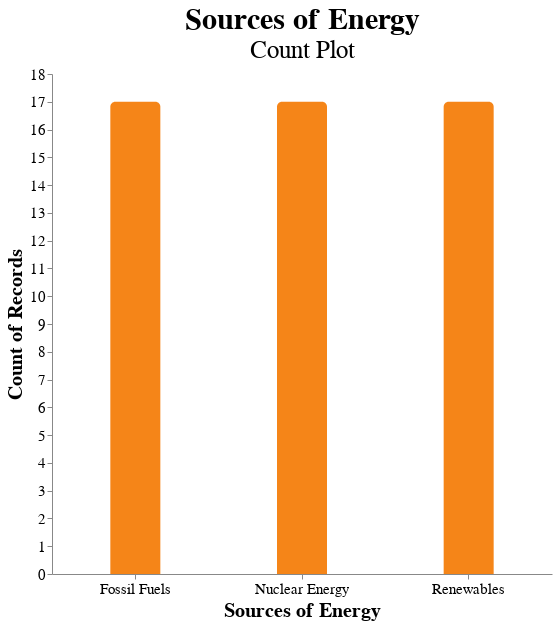

Notebook source saved alongside this figure:
### Markdown cell above
Let's discuss about the above code for the Count plot. For any plot in Altair, we have to pass the dataframe which is passed to the parameter *data* in the `Chart` object. The next important parameter in the `Chart` object is *mark*, which is used to describe the chart type. As here I have created a bar-plot, so I have used `mark = bar`. An alternative process is to declare as `alt.Chart(data=df, ...).mark_bar().encoding(...)`. The parameters *title*, *width* and *height* are used to declare the chart title and the figsize of the chart area.

Altair uses the `encode()` method, which builds a key-value mapping between various encoding channels like `x`, to specify the x-axis values and `y`, to specify the y-axis values, which are accessed by column names. Visit [here](https://altair-viz.github.io/user_guide/encodings/channel_options.html#user-guide-encoding-channel-options) to know about the other parameters which can be passed to the `encode()` method.

The `count()` function used here is an `Aggregate` function. Altair supports several such `Aggregate` functions like  max, min, mean, variance and others, which are listed [here](https://altair-viz.github.io/user_guide/encodings/index.html#encoding-aggregates).

To sum up, we do not have to create a separate dataframe and use that to create the count plot. Even the x-axis labels and y-axis labels are handled by Altair.

We can customise the above plot with more declarations as shown below.

### Code cell
import altair as alt

chart = alt.Chart(
            data=df,title=alt.TitleParams(text='Sources of Energy',fontSize=30,subtitle='Count Plot',subtitleFontSize=25),width=500,height=500
        ).mark_bar(
            width=50,color='#f58518',cornerRadiusTopLeft=5,cornerRadiusTopRight=5
        ).encode(
            x=alt.X(shorthand='source', type='nominal', title='Sources of Energy', axis=alt.Axis(grid=False,labelAngle=0,labelFontSize=15,titleFontSize=20)),
            y=alt.Y(shorthand='source', type='nominal', aggregate='count', title='Count of Records', axis=alt.Axis(grid=False,labelFontSize=15,titleFontSize=20))
        )
chart.configure_view(strokeWidth=0)

### Figure 1 — Vega-Lite specification as saved in the notebook (floating-point values rounded to 4 significant figures)
{"config": {"view": {"continuousWidth": 400, "continuousHeight": 300, "strokeWidth": 0}}, "data": {"name": "data-bb61008ba0c766c5601afa5323d12ad4"}, "mark": {"type": "bar", "color": "#f58518", "cornerRadiusTopLeft": 5, "cornerRadiusTopRight": 5, "width": 50}, "encoding": {"x": {"axis": {"grid": false, "labelAngle": 0, "labelFontSize": 15, "titleFontSize": 20}, "field": "source", "title": "Sources of Energy", "type": "nominal"}, "y": {"aggregate": "count", "axis": {"grid": false, "labelFontSize": 15, "titleFontSize": 20}, "field": "source", "title": "Count of Records", "type": "nominal"}}, "height": 500, "title": {"text": "Sources of Energy", "fontSize": 30, "subtitle": "Count Plot", "subtitleFontSize": 25}, "width": 500, "$schema": "https://vega.github.io/schema/vega-lite/v4.17.0.json", "datasets": {"data-bb61008ba0c766c5601afa5323d12ad4": [{"year": "2001-01-01T00:00:00", "source": "Fossil Fuels", "net_generation": 35361}, {"year": "2002-01-01T00:00:00", "source": "Fossil Fuels", "net_generation": 35991}, {"year": "2003-01-01T00:00:00", "source": "Fossil Fuels", "net_generation": 36234}, {"year": "2004-01-01T00:00:00", "source": "Fossil Fuels", "net_generation": 36205}, {"year": "2005-01-01T00:00:00", "source": "Fossil Fuels", "net_generation": 36883}, {"year": "2006-01-01T00:00:00", "source": "Fossil Fuels", "net_generation": 37014}, {"year": "2007-01-01T00:00:00", "source": "Fossil Fuels", "net_generation": 41389}, {"year": "2008-01-01T00:00:00", "source": "Fossil Fuels", "net_generation": 42734}, {"year": "2009-01-01T00:00:00", "source": "Fossil Fuels", "net_generation": 38620}, {"year": "2010-01-01T00:00:00", "source": "Fossil Fuels", "net_generation": 42750}, {"year": "2011-01-01T00:00:00", "source": "Fossil Fuels", "net_generation": 39361}, {"year": "2012-01-01T00:00:00", "source": "Fossil Fuels", "net_generation": 37379}, {"year": "2013-01-01T00:00:00", "source": "Fossil Fuels", "net_generation": 34873}, {"year": "2014-01-01T00:00:00", "source": "Fossil Fuels", "net_generation": 35250}, {"year": "2015-01-01T00:00:00", "source": "Fossil Fuels", "net_generation": 32319}, {"year": "2016-01-01T00:00:00", "source": "Fossil Fuels", "net_generation": 28437}, {"year": "2017-01-01T00:00:00", "source": "Fossil Fuels", "net_generation": 29329}, {"year": "2001-01-01T00:00:00", "source": "Nuclear Energy", "net_generation": 3853}, {"year": "2002-01-01T00:00:00", "source": "Nuclear Energy", "net_generation": 4574}, {"year": "2003-01-01T00:00:00", "source": "Nuclear Energy", "net_generation": 3988}, {"year": "2004-01-01T00:00:00", "source": "Nuclear Energy", "net_generation": 4929}, {"year": "2005-01-01T00:00:00", "source": "Nuclear Energy", "net_generation": 4538}, {"year": "2006-01-01T00:00:00", "source": "Nuclear Energy", "net_generation": 5095}, {"year": "2007-01-01T00:00:00", "source": "Nuclear Energy", "net_generation": 4519}, {"year": "2008-01-01T00:00:00", "source": "Nuclear Energy", "net_generation": 5282}, {"year": "2009-01-01T00:00:00", "source": "Nuclear Energy", "net_generation": 4679}, {"year": "2010-01-01T00:00:00", "source": "Nuclear Energy", "net_generation": 4451}, {"year": "2011-01-01T00:00:00", "source": "Nuclear Energy", "net_generation": 5215}, {"year": "2012-01-01T00:00:00", "source": "Nuclear Energy", "net_generation": 4347}, {"year": "2013-01-01T00:00:00", "source": "Nuclear Energy", "net_generation": 5321}, {"year": "2014-01-01T00:00:00", "source": "Nuclear Energy", "net_generation": 4152}, {"year": "2015-01-01T00:00:00", "source": "Nuclear Energy", "net_generation": 5243}, {"year": "2016-01-01T00:00:00", "source": "Nuclear Energy", "net_generation": 4703}, {"year": "2017-01-01T00:00:00", "source": "Nuclear Energy", "net_generation": 5214}, {"year": "2001-01-01T00:00:00", "source": "Renewables", "net_generation": 1437}, {"year": "2002-01-01T00:00:00", "source": "Renewables", "net_generation": 1963}, {"year": "2003-01-01T00:00:00", "source": "Renewables", "net_generation": 1885}, {"year": "2004-01-01T00:00:00", "source": "Renewables", "net_generation": 2102}, {"year": "2005-01-01T00:00:00", "source": "Renewables", "net_generation": 2724}, {"year": "2006-01-01T00:00:00", "source": "Renewables", "net_generation": 3364}, {"year": "2007-01-01T00:00:00", "source": "Renewables", "net_generation": 3870}, {"year": "2008-01-01T00:00:00", "source": "Renewables", "net_generation": 5070}, {"year": "2009-01-01T00:00:00", "source": "Renewables", "net_generation": 8560}, {"year": "2010-01-01T00:00:00", "source": "Renewables", "net_generation": 10308}, {"year": "2011-01-01T00:00:00", "source": "Renewables", "net_generation": 11795}, {"year": "2012-01-01T00:00:00", "source": "Renewables", "net_generation": 14949}, {"year": "2013-01-01T00:00:00", "source": "Renewables", "net_generation": 16476}, {"year": "2014-01-01T00:00:00", "source": "Renewables", "net_generation": 17452}, {"year": "2015-01-01T00:00:00", "source": "Renewables", "net_generation": 19091}, {"year": "2016-01-01T00:00:00", "source": "Renewables", "net_generation": 21241}, {"year": "2017-01-01T00:00:00", "source": "Renewables", "net_generation": 21933}]}}
